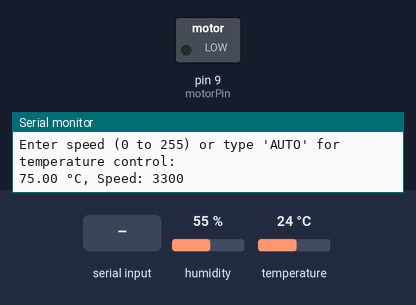
Bench run of a sketch on a simulated Arduino Uno, built with avr-gcc and run on an emulated ATmega328P. Shown: switched loads named in the sketch (green lamp = pin HIGH), the last lines printed to the serial monitor. Inputs (shaded band) come from the test bench; at power-on: humidity 55 %, temperature 24 °C.

Above: at 1.2 s.
1.3 s: "1" received over Serial
At 3.0 s:
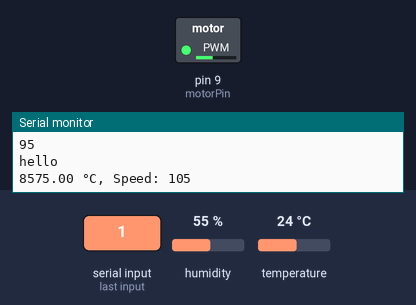
3.5 s: humidity set to 53 %
At 5.2 s:
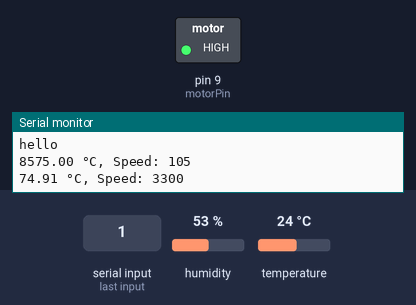
5.5 s: humidity set to 68 %
At 6.6 s:
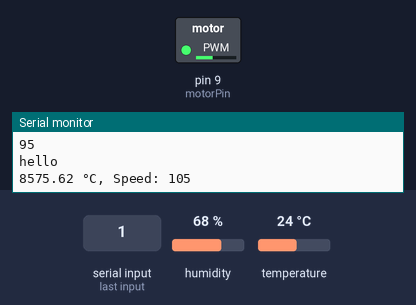
7.5 s: temperature set to 26 °C
9.3 s: temperature set to 29 °C
At 11.3 s:
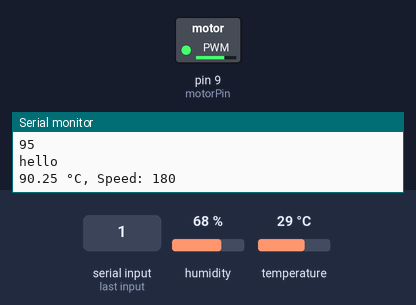
11.6 s: humidity set to 50 %
13.3 s: humidity set to 47 %
At 15.1 s:
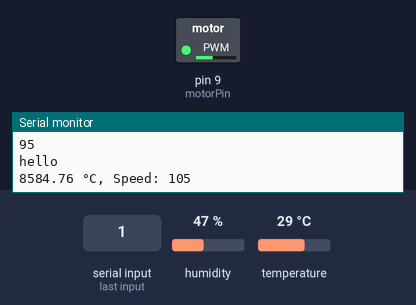
Timing chart, 0 to 16.6 s (numbered marks = the images above; inputs shaded):
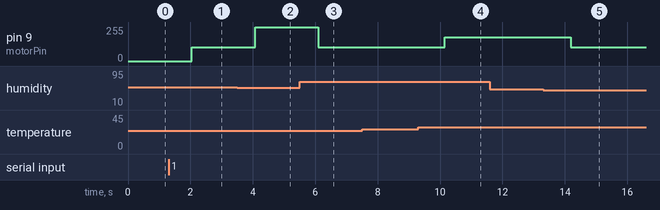

The sketch:

arduino-code.ino
```cpp
#include <DHT.h>

//#define DHTTYPE DHT11
#define DHTPIN 2
#define DHTTYPE DHT11
DHT dht(DHTPIN, DHTTYPE);
const int HEAT_INDEX_START_FAN = 75; // degrees
const int INCREASE_SPEED_AT_TEMP = 10; // interval of 10 degrees

const int motorPin = 9;

void setup() {
  Serial.begin(9600);

  pinMode(motorPin, OUTPUT);
  dht.begin();

  Serial.println("Enter speed (0 to 255) or type 'AUTO' for temperature control:");
}


void loop() {
  int speed;

  //String detection_message = Serial.readStringUntil('\n');
  //detection_message.trim();
  //if(detection_message == "PERSON DETECTED") {
    float temp = dht.readTemperature(true); // Fahrenheit
    float humidity = dht.readHumidity();
    if (isnan(temp) || isnan(humidity)) {
      Serial.println(F("Failed to read from DHT sensor!"));
      //return;
    }
    float heat_index = dht.computeHeatIndex(temp, humidity);
    //float heat_index = 76;
    if (Serial.available()) {
      if (heat_index >= HEAT_INDEX_START_FAN) {
        int high_temp = HEAT_INDEX_START_FAN + INCREASE_SPEED_AT_TEMP * 2;
        Serial.println(high_temp);
        Serial.println("hello");

        if (heat_index >= high_temp) {
          speed = 255;
        } else if (heat_index >= (high_temp - INCREASE_SPEED_AT_TEMP)) {
          speed = 180;
        } else {
          Serial.print((high_temp - INCREASE_SPEED_AT_TEMP));
          speed = 105;
        }
      }
    speed = constrain(speed, 0, 255);
    analogWrite(motorPin, speed);
  }


    Serial.print(heat_index);
    Serial.print(" °C, Speed: ");
    Serial.println(speed);

    delay(2000);
  //}
} 
```

Measured:
- the behaviour switches between 55 and 54 % on humidity (found by bisection; images 1 and 2)
- the behaviour switches between 27 and 28 °C on temperature (found by bisection; images 3 and 4)
- the behaviour switches between 49 and 48 % on humidity (found by bisection; images 4 and 5)
- after the input at 1.3 s, pin 9 (motorPin): 0/255 → 105/255 after 0.75 s
- after the input at 3.5 s, pin 9 (motorPin): 105/255 → 255/255 after 0.57 s
- after the input at 5.5 s, pin 9 (motorPin): 255/255 → 105/255 after 0.60 s
- after the input at 9.3 s, pin 9 (motorPin): 105/255 → 180/255 after 0.85 s
- after the input at 13.3 s, pin 9 (motorPin): 180/255 → 105/255 after 0.90 s
